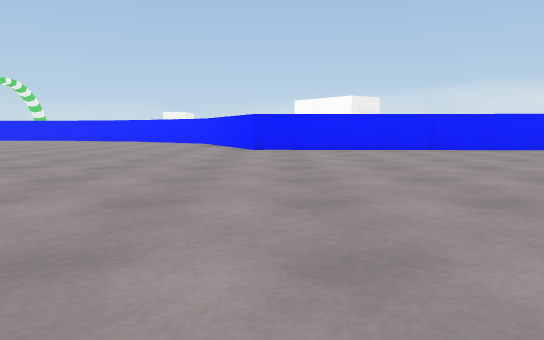
view 1 (above)

18 first-person views from a walk through a 3-D level made in the Unity game engine. The camera is 0.45 m above the floor, tilts 6° down and sees 70° across. The floor is counted in squares, 1 m on a side. Each view is taken from the middle of a square. On the plan, view 1 faces up. The plan holds only what a view shows up to about 9 squares ahead; the rest is blank. The place goes on beyond the plan. The player is left out. Some surface patterns are stand-ins.

view 2
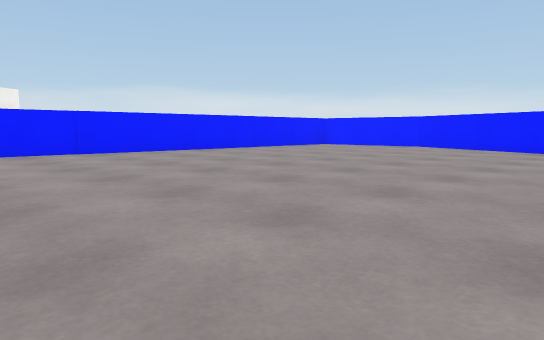

view 3
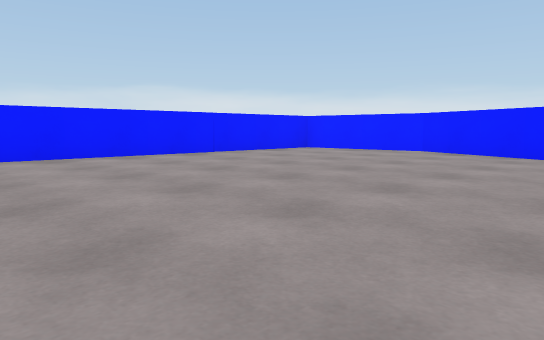

view 4
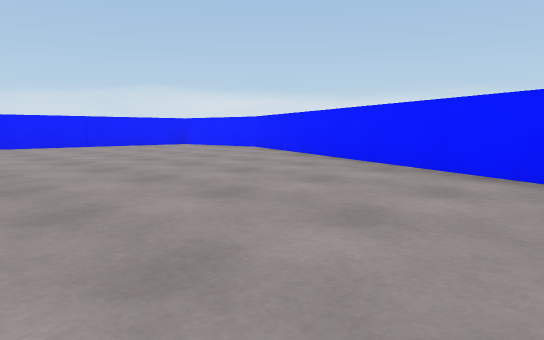

view 5
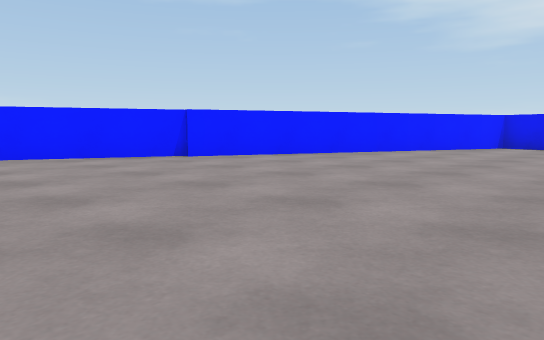

view 6
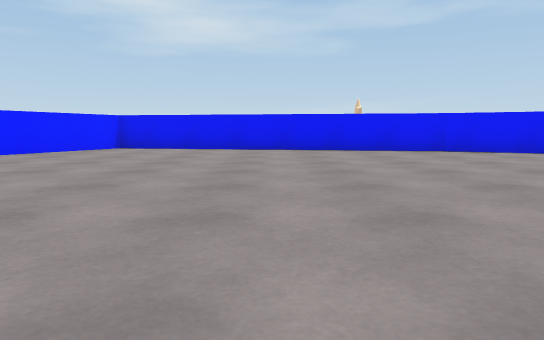

view 7
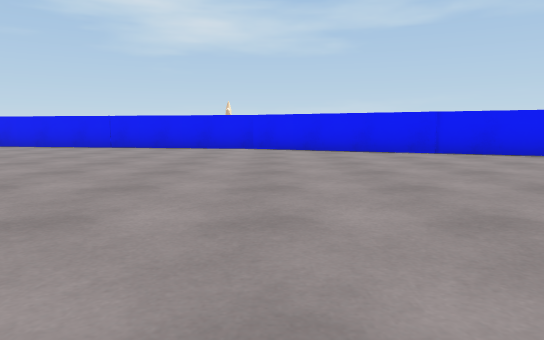

view 8
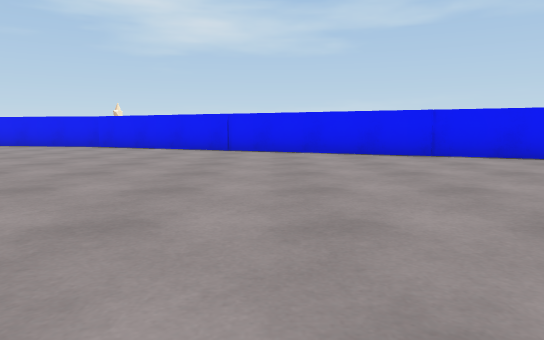

view 9
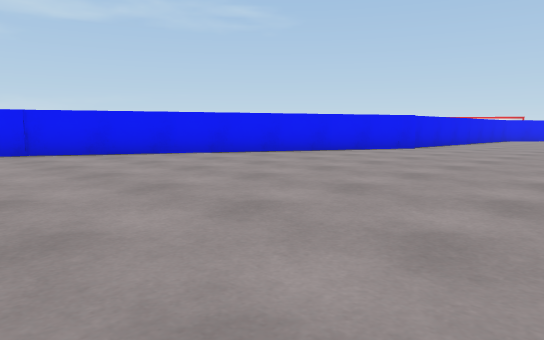

view 10
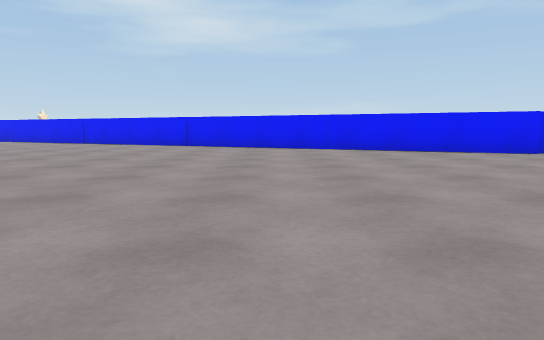

view 11
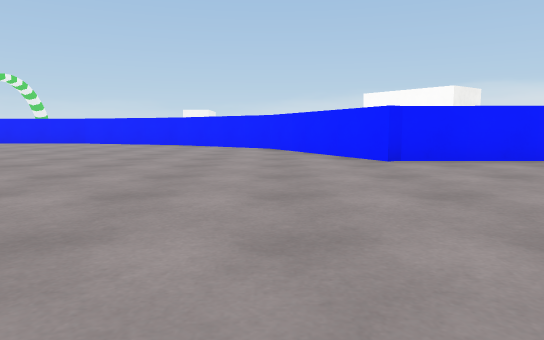

view 12
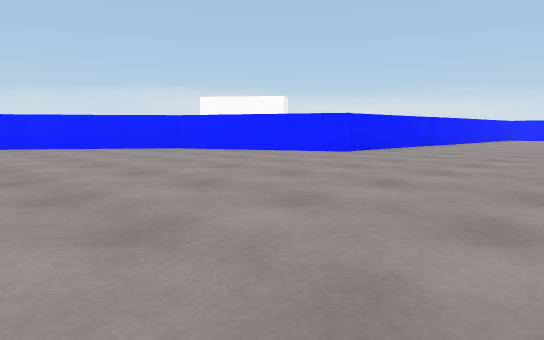

view 13
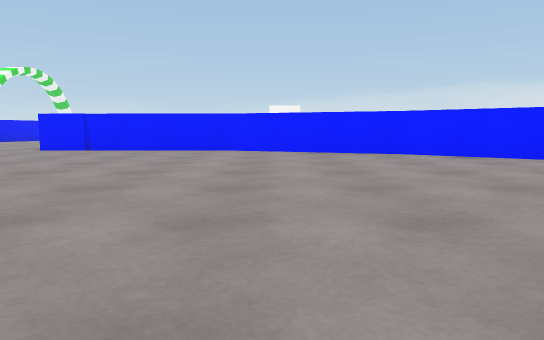

view 14
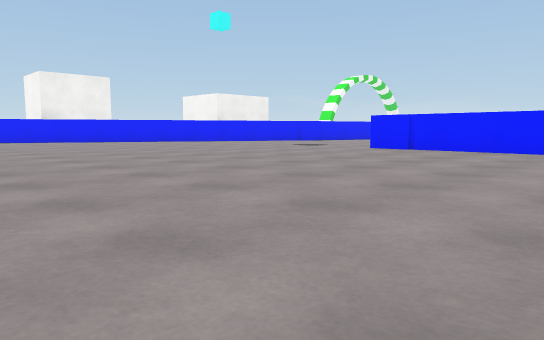

view 15
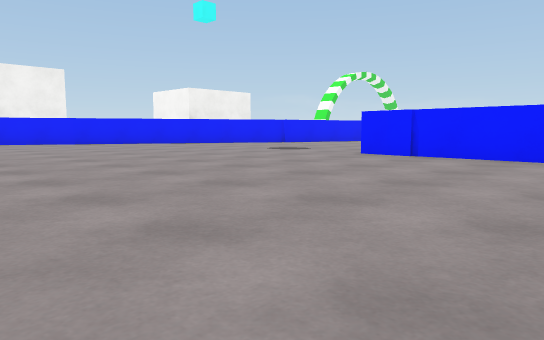

view 16
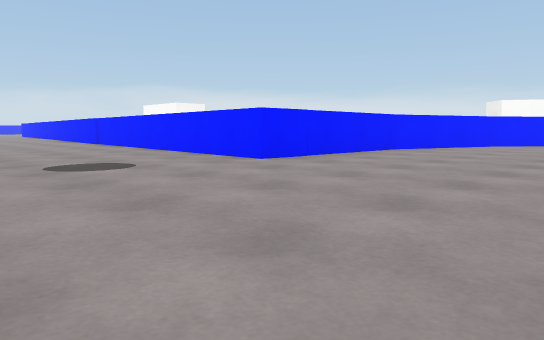

view 17
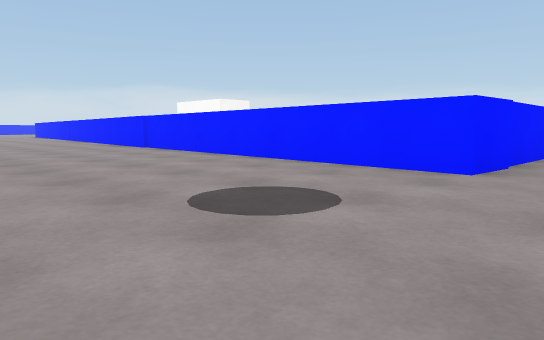

view 18
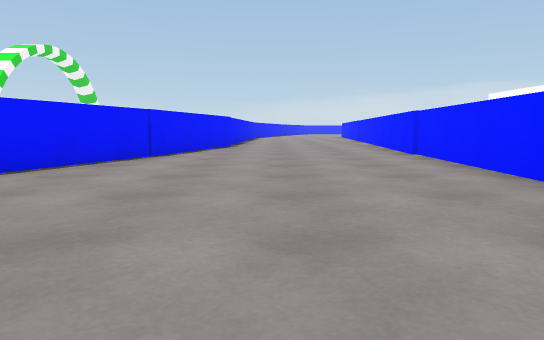

### Floor plan
Points are (right, up) in squares from view 1. A wall is a line through its corners. A room is listed if a view was taken in it or the views show most of it. See-through windows are left out.
Room 1 (views 1, 2, 3, 4, 5, 6, 7, 8, 9, 10, 11, 12, 13, 14, 15, 16, 17, 18)
walls: (-4.6, 14) (-7.9, 15.2) (-11.9, 15.3) (-11.2, 25.1); (-16.6, -0.2) (-2.6, -7.1); (-2.6, -7) (4.6, -8.3) (7.6, -1.5); (9.6, 8.3) (-0.4, 8.5) (-2, 12) (-4.8, 14.1); (7.7, -1.7) (10.8, 5.5) (10.6, 7.2); (-16, 22.5) (-16.5, 20.9); (-15.4, 25.1) (-16, 22.4)

Positions as (right, up) in squares from view 1, and headings:
1: (0, 0), facing up
2: (1, 1), facing up-right
3: (3, 2), facing up-right
4: (4, -2), facing up-right
5: (2, 2), facing down-right
6: (1, 1), facing down
7: (-3, 2), facing down
8: (-7, 3), facing down
9: (-8, 4), facing down-left
10: (-12, 7), facing down
11: (-2, 3), facing up
12: (-7, 4), facing up-right
13: (-7, 7), facing up
14: (-7, 7), facing up-left
15: (-8, 9), facing up-left
16: (-16, 11), facing up-right
17: (-16, 14), facing up-right
18: (-14, 16), facing up
